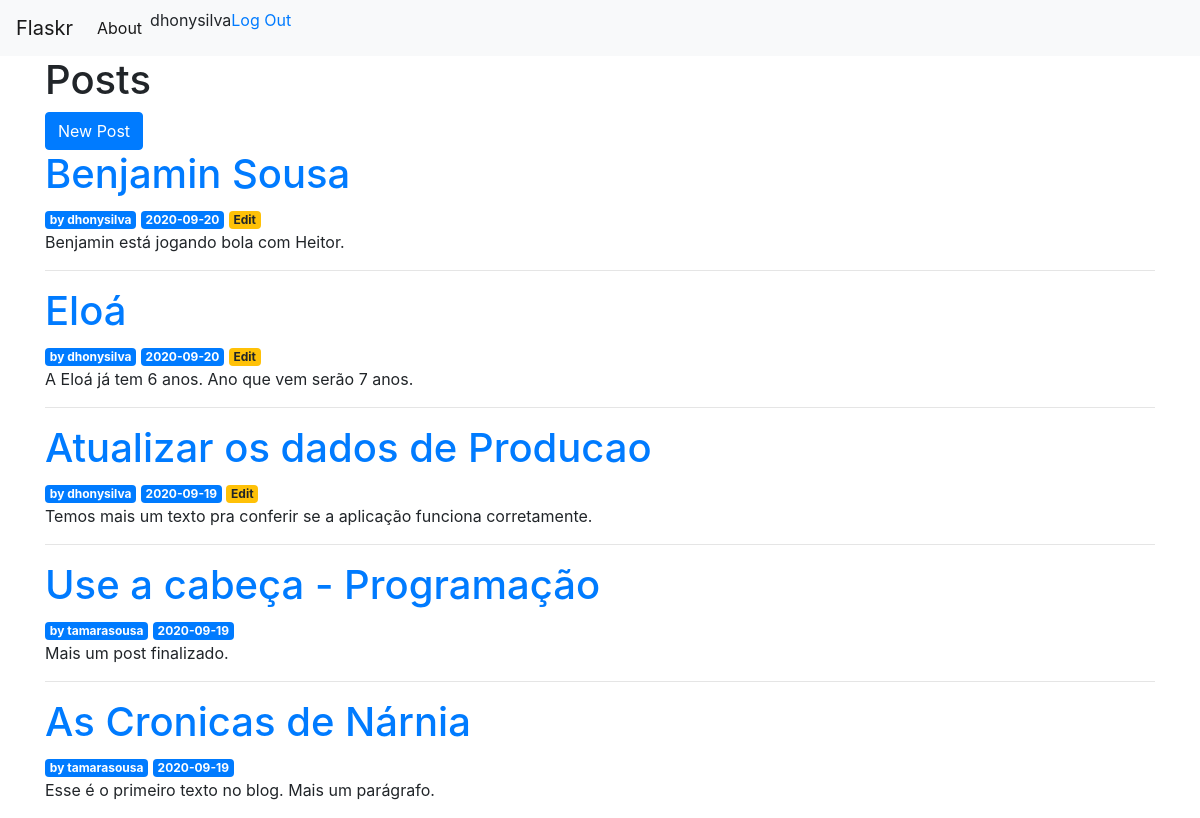
Screenshot of / (signed in) with the database file from the repository.
### tables this page shows
CREATE TABLE user (
  id INTEGER PRIMARY KEY AUTOINCREMENT,
  username TEXT UNIQUE NOT NULL,
  password TEXT NOT NULL
);

CREATE TABLE post (
  id INTEGER PRIMARY KEY AUTOINCREMENT,
  author_id INTEGER NOT NULL,
  created TIMESTAMP NOT NULL DEFAULT CURRENT_TIMESTAMP,
  title TEXT NOT NULL,
  body TEXT NOT NULL,
  FOREIGN KEY (author_id) REFERENCES user (id)
);

### flaskr/blog.py (the view)
@bp.route('/')
def index():
    db = get_db()
    posts = db.execute(
        'SELECT p.id, title, body, created, author_id, username'
        ' FROM post p JOIN user u ON p.author_id = u.id'
        ' ORDER BY created DESC'
    ).fetchall()
    return render_template('blog/index.html', posts=posts)

### flaskr/auth.py (called while the page is built)
@bp.before_app_request
def load_logged_in_user():
    user_id = session.get('user_id')
    if user_id is None:
        g.user = None
    else:
        g.user = get_db().execute(
            'SELECT * FROM user WHERE id = ?', (user_id,)
        ).fetchone()

### flaskr/db.py (called while the page is built)
def get_db():
    if 'db' not in g:
        g.db = sqlite3.connect(
            current_app.config['DATABASE'],
            detect_types=sqlite3.PARSE_DECLTYPES
        )
        g.db.row_factory = sqlite3.Row
    return g.db

### flaskr/templates/blog/index.html
{% extends 'base.html' %}
{% block header %}
  <div class="page-header">
    <h1>{% block title %}Posts{% endblock %}</h1>
  </div>
  {% if g.user %}
    <a class="action btn btn-primary" href="{{ url_for('blog.create') }}">New Post</a>
  {% endif %}
{% endblock %}
{% block content %}
  {% for post in posts %}
    <article class="post">
      <header>
        <div>
          <a href="{{ url_for('blog.post', id=post['id']) }}">
            <h1>{{ post['title'] }}</h1>
          </a>
        </div>
        <span class="badge badge-primary">by {{ post['username'] }}</span>
        <span class="badge badge-primary">{{ post['created'].strftime('%Y-%m-%d') }}</span>
        {% if g.user['id'] == post['author_id'] %}
          <a class="action" href="{{ url_for('blog.update', id=post['id']) }}">
            <span class="badge badge-warning">Edit</span>
          </a>
        {% endif %}
      </header>
      <p class="body">{{ post['body'] }}</p>
    </article>
    {% if not loop.last %}
      <hr>
    {% endif %}
  {% endfor %}
{% endblock %}

### flaskr/templates/base.html (shortened to what this page needs)
<!doctype html>
<html lang="en">
  <head>
    <link rel="stylesheet" href="https://stackpath.bootstrapcdn.com/bootstrap/4.3.1/css/bootstrap.min.css">
  </head>
  <body>
    <nav class="navbar navbar-expand-md navbar-light bg-light">
        <a class="navbar-brand" href="{{ url_for('auth.login')}}">Flaskr</a>
        <div class="collapse navbar-collapse" id="navbarNav">
            <ul class="navbar-nav">
            <li class="nav-item active">
                <a class="nav-link" href="#">About</a>
            </li>
                {% if g.user %}
                  <li><span>{{ g.user['username'] }}</span>
                  <li><a href="{{ url_for('auth.logout') }}">Log Out</a>
                {% else %}
                  <li><a href="{{ url_for('auth.register') }}">Register</a>
                  <li><a href="{{ url_for('auth.login') }}">Log In</a>
                {% endif %}
            </ul>
        </div>
    </nav>
    <div class="container">
        <header>
          {% block header %}{% endblock %}
        </header>
        {% block content %}{% endblock %}
      </div>
  </body>
</html>

### rows the page displays
user: user.username "dhonysilva"
post: title "Benjamin Sousa", username "dhonysilva", created "2020-09-20", body "Benjamin está jogando bola com Heitor."
post: title "Eloá", username "dhonysilva", created "2020-09-20", body "A Eloá já tem 6 anos. Ano que vem serão 7 anos."
post: title "Atualizar os dados de Producao", username "dhonysilva", created "2020-09-19", body "Temos mais um texto pra conferir se a aplicação funciona corretamente."
post: title "Use a cabeça - Programação", username "tamarasousa", created "2020-09-19", body "Mais um post finalizado."
post: title "As Cronicas de Nárnia", username "tamarasousa", created "2020-09-19", body "Esse é o primeiro texto no blog. Mais um parágrafo."
